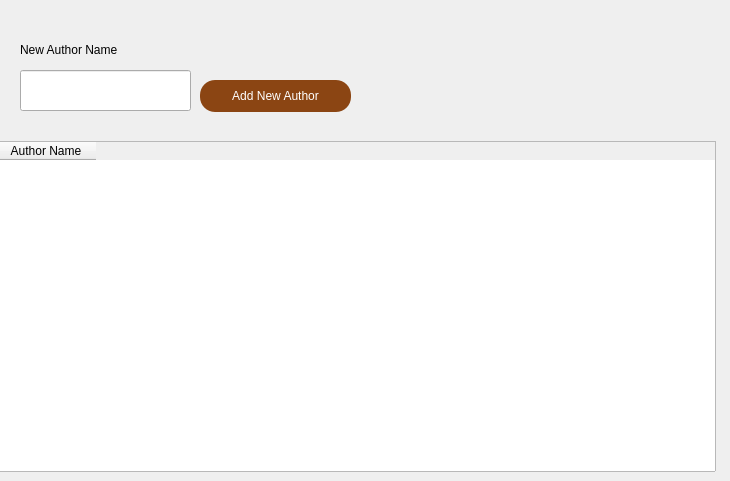
      <widget class="QWidget" name="tab_8">
       <attribute name="title">
        <string>Author</string>
       </attribute>
       <widget class="QTableWidget" name="tableWidget_3">
        <property name="geometry">
         <rect>
          <x>-5</x>
          <y>141</y>
          <width>721</width>
          <height>331</height>
         </rect>
        </property>
        <column>
         <property name="text">
          <string>Author Name</string>
         </property>
        </column>
       </widget>
       <widget class="QLabel" name="label_32">
        <property name="geometry">
         <rect>
          <x>20</x>
          <y>40</y>
          <width>131</width>
          <height>20</height>
         </rect>
        </property>
        <property name="text">
         <string>New Author Name</string>
        </property>
       </widget>
       <widget class="QLineEdit" name="lineEdit_26">
        <property name="geometry">
         <rect>
          <x>20</x>
          <y>70</y>
          <width>171</width>
          <height>41</height>
         </rect>
        </property>
       </widget>
       <widget class="QPushButton" name="pushButton_17">
        <property name="geometry">
         <rect>
          <x>200</x>
          <y>80</y>
          <width>151</width>
          <height>32</height>
         </rect>
        </property>
        <property name="styleSheet">
         <string notr="true">QPushButton {
    border-radius: 15px;
    background-color: #8B4513;  /* Цвет: Шоколадный */
    color: white;
    font-size: 12px;
    border: none;
    padding: 10px 20px;
}

QPushButton:hover {
    background-color: #A0522D;  /* Светлее при наведении */
}

QPushButton:pressed {
    background-color: #5C3317;  /* Темнее при нажатии */
}</string>
        </property>
        <property name="text">
         <string>Add New Author</string>
        </property>
       </widget>
      </widget>
